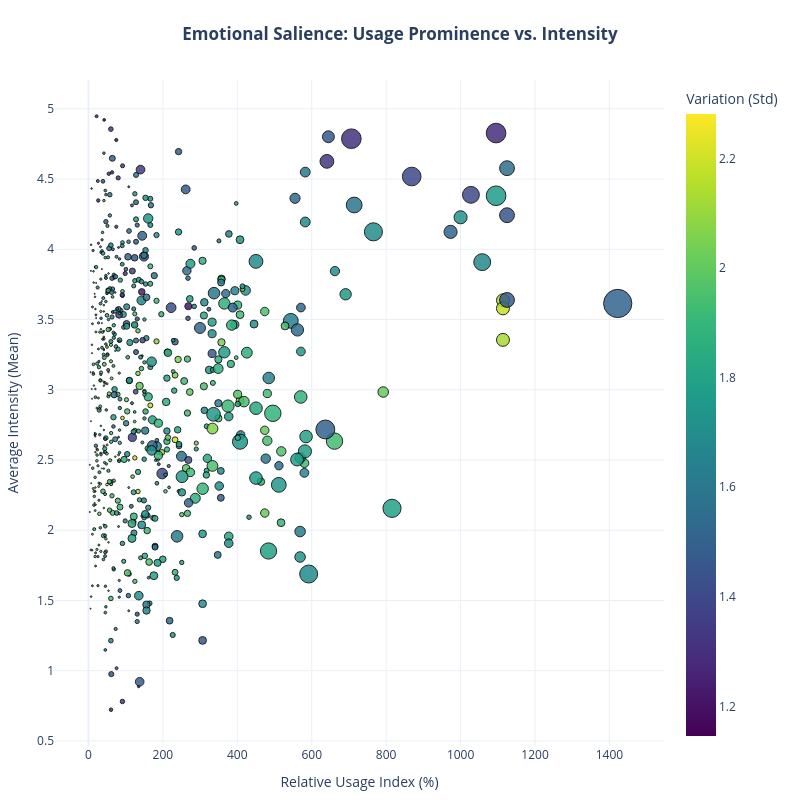

Source (notebook cell):
### Code cell
# 1. Calculate the 'Relative Usage Index'
merged['rel_usage_index'] = (merged['count'] / merged['dictionary_count_mean']) * 100
merged['log_count'] = log(merged['count'])

# 2. Create the Square, High-Contrast Bubble Chart
fig = px.scatter(
    merged, 
    x='rel_usage_index', 
    y='response_mean',
    size='count',          
    color='response_std',  
    hover_name='word',     
    hover_data=['langname', 'countryname'],
    # 'Viridis' is much easier to see than 'RdBu' on a white background
    color_continuous_scale='viridis', 
    opacity=0.85,          # Increased opacity so bubbles aren't faint
    title='<b>Emotional Salience: Usage Prominence vs. Intensity</b>',
    labels={
        'rel_usage_index': 'Relative Usage Index (%)',
        'response_mean': 'Average Intensity (Mean)',
        'response_std': 'Response Variation (Std Dev)'
    },
    template='plotly_white',
    # Setting equal width and height makes the plot square
    width=800,
    height=800
)

# 3. Add a border to markers to make them distinct
fig.update_traces(
    marker=dict(
        line=dict(width=1, color='black')
    ),
    selector=dict(mode='markers')
)

# Adjust layout for better readability
fig.update_layout(
    title_x=0.5,
    margin=dict(l=50, r=50, t=80, b=50),
    coloraxis_colorbar=dict(title="Variation (Std)")
)

fig.show()

### Figure 1 — Plotly figure (JSON) as saved in the notebook; plotly's stock layout.template omitted (floating-point values rounded to 4 significant figures; data arrays with more than 128 entries replaced by an {"elided": "..."} marker saying what was removed)
{"data": [{"customdata": {"elided": "676x2 str values"}, "hovertemplate": "<b>%{hovertext}</b><br><br>Relative Usage Index (%)=%{x}<br>Average Intensity (Mean)=%{y}<br>count=%{marker.size}<br>langname=%{customdata[0]}<br>countryname=%{customdata[1]}<br>Response Variation (Std Dev)=%{marker.color}<extra></extra>", "hovertext": {"elided": "676 str values"}, "legendgroup": "", "marker": {"color": {"elided": "676 float values"}, "coloraxis": "coloraxis", "line": {"color": "black", "width": 1}, "opacity": 0.85, "size": {"elided": "676 float values"}, "sizemode": "area", "sizeref": 1.597, "symbol": "circle"}, "mode": "markers", "name": "", "orientation": "v", "showlegend": false, "type": "scatter", "x": {"elided": "676 float values"}, "xaxis": "x", "y": {"elided": "676 float values"}, "yaxis": "y"}], "layout": {"coloraxis": {"colorbar": {"title": {"text": "Variation (Std)"}}, "colorscale": [[0, "#440154"], [0.1111, "#482878"], [0.2222, "#3e4989"], [0.3333, "#31688e"], [0.4444, "#26828e"], [0.5556, "#1f9e89"], [0.6667, "#35b779"], [0.7778, "#6ece58"], [0.8889, "#b5de2b"], [1, "#fde725"]]}, "height": 800, "legend": {"itemsizing": "constant", "tracegroupgap": 0}, "margin": {"b": 50, "l": 50, "r": 50, "t": 80}, "title": {"text": "<b>Emotional Salience: Usage Prominence vs. Intensity</b>", "x": 0.5}, "width": 800, "xaxis": {"anchor": "y", "domain": [0, 1], "title": {"text": "Relative Usage Index (%)"}}, "yaxis": {"anchor": "x", "domain": [0, 1], "title": {"text": "Average Intensity (Mean)"}}}}
